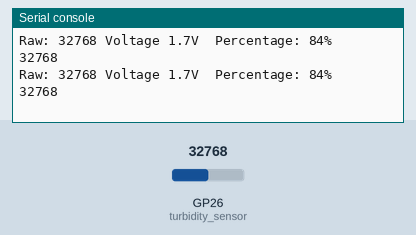
Simulated run of this program. Board: Raspberry Pi Pico running MicroPython. Shown: the last lines printed to the serial console. The inputs (shaded band) are chosen by the test bench; at power-on: GP26 (turbidity_sensor) = 32768 (analog values on the 0–65535 scale).

Above: at 1.2 s.
1.3 s: GP26 (turbidity_sensor) set to 45874
At 2.6 s:
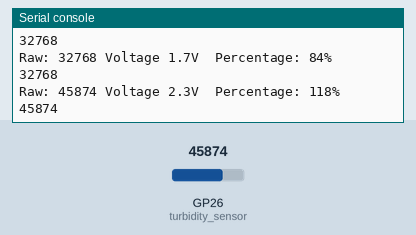
2.8 s: GP26 (turbidity_sensor) set to 57670
At 3.8 s:
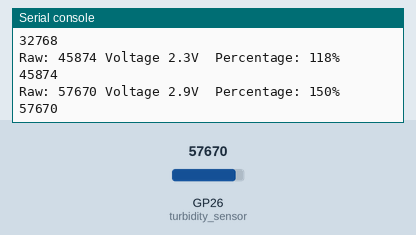
Timing chart, 0 to 5.8 s (numbered marks = the images above; inputs shaded):
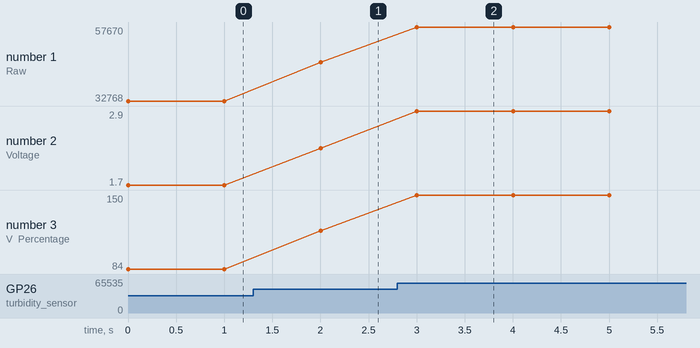

The program:

turbidity_sensor.py
```python
from machine import ADC, Pin
from utime import sleep


turbidity_sensor = ADC(26)
conversion_factor = (3.3 / 65535)
low, high = 1120, 38745


while True:
    raw = turbidity_sensor.read_u16()
    volts = raw * conversion_factor
    percentage = (int(((raw - low) * 100) / (high - low)))
    str_output =  f"Raw: {raw} Voltage {volts:.1f}V  Percentage: {percentage}%"
    print(str_output)
    print(raw)
    sleep(1)
```

Measured:
- after the input at 1.3 s, the serial console: prints a new line after 0.70 s (image 1)
- after the input at 2.8 s, the serial console: prints a new line after 0.20 s (image 2)
- plotted number 1: 32768 → 45874 after the input at 1.3 s, 45874 → 57670 after the input at 2.8 s
- plotted number 2: 1.7 → 2.3 after the input at 1.3 s, 2.3 → 2.9 after the input at 2.8 s
- plotted number 3: 84 → 118 after the input at 1.3 s, 118 → 150 after the input at 2.8 s
